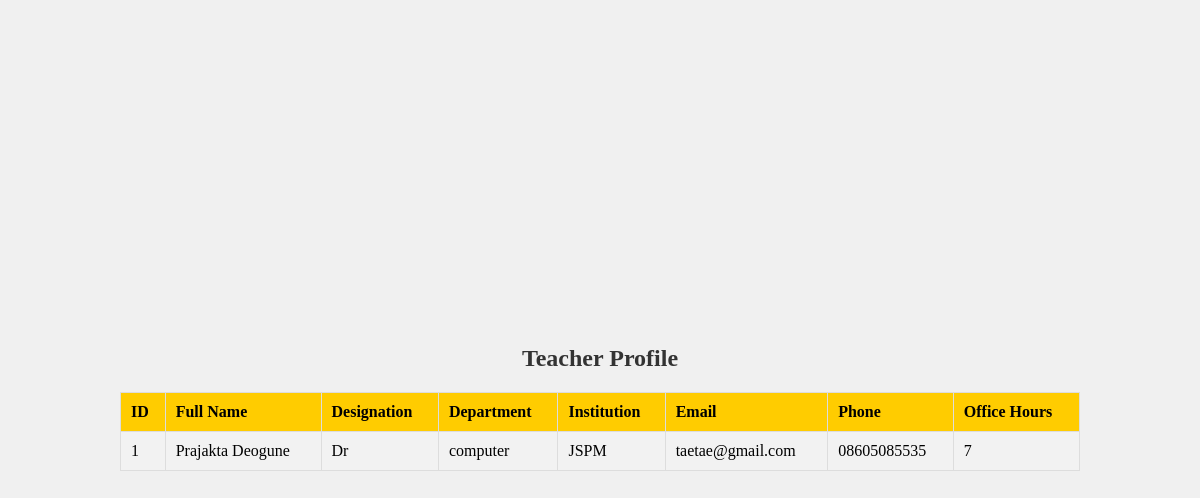
The app's page /viewteacher.php with its own data.
### tables this page shows
CREATE TABLE `teachers` (
  `id` int(11) NOT NULL,
  `full_name` varchar(255) NOT NULL,
  `profile_picture` longblob DEFAULT NULL,
  `designation` varchar(255) NOT NULL,
  `department` varchar(255) NOT NULL,
  `institution` varchar(255) NOT NULL,
  `email` varchar(255) NOT NULL,
  `phone` varchar(50) DEFAULT NULL,
  `office_hours` varchar(255) DEFAULT NULL
);

### viewteacher.php (the view, shortened to what this page needs)
<?php
include "db_connect.php";
$sql = "SELECT * FROM teachers";
$result = $conn->query($sql);
?>
<!DOCTYPE html>
<html lang="en">
<head>
</head>
<body>
<h1>Teacher Profile</h1>
<?php
if ($result->num_rows > 0) {
    echo "<table>
            <tr>
                <th>ID</th>
                <th>Full Name</th>
                <th>Designation</th>
                <th>Department</th>
                <th>Institution</th>
                <th>Email</th>
                <th>Phone</th>
                <th>Office Hours</th>
            </tr>";
    while ($row = $result->fetch_assoc()) {
        echo "<tr>
                <td>{$row['id']}</td>
                <td>{$row['full_name']}</td>
                <td>{$row['designation']}</td>
                <td>{$row['department']}</td>
                <td>{$row['institution']}</td>
                <td>{$row['email']}</td>
                <td>{$row['phone']}</td>
                <td>{$row['office_hours']}</td>
            </tr>";
    }
    echo "</table>";
} else {
    echo "<p>No records found.</p>";
}
?>
</body>
</html>

### viewteacher.php (style rules this page uses)
body { display: flex; flex-direction: column; justify-content: center; align-items: center; height: 100vh; margin: 0; background-color: #f0f0f0; }
h1 { text-align: center; margin-bottom: 20px; font-size: 24px; color: #333; }
table { border-collapse: collapse; width: 80%; margin: 0 auto; }
th, td { padding: 10px; text-align: left; border: 1px solid #ddd; }
th { background-color: #ffcc00; }
tr:nth-child(even) { background-color: #f2f2f2; }

### records on screen
teachers: id "1", full_name "Prajakta Deogune", designation "Dr", department "computer", institution "JSPM", email "taetae@gmail.com", phone "08605085535", office_hours "7"
